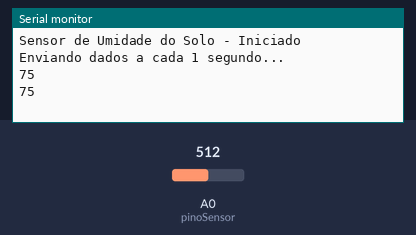
The sketch below on a simulated Arduino Uno, built with avr-gcc and run on an emulated ATmega328P. Parts: the last lines printed to the serial monitor. The test bench sets the inputs (shaded band); at power-on: A0 (pinoSensor) = 512.

Above: at 1.8 s.
1.9 s: A0 (pinoSensor) set to 716
At 2.8 s:
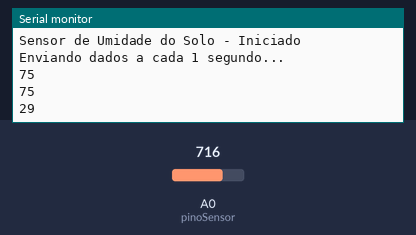
3.4 s: A0 (pinoSensor) set to 900
At 4.4 s:
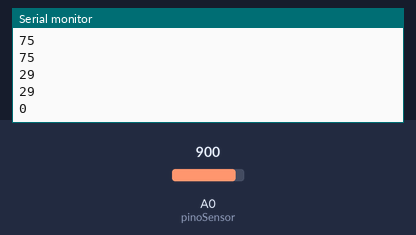
Timing chart, 0 to 6.4 s (numbered marks = the images above; inputs shaded):
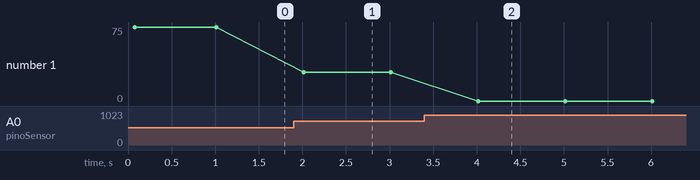

The sketch:

teste_umidade.ino
```cpp
// Código simplificado para sensor de umidade do solo
// Comunicação via porta serial (USB)

// Pino onde o sensor de umidade do solo está conectado
const int pinoSensor = A0;

// Variáveis para armazenar os valores
int valorSensor = 0;      // Valor lido diretamente do sensor (0-1023)
int umidadePercentual = 0; // Valor convertido para porcentagem (0-100%)

// Defina aqui os valores de calibragem do seu sensor
// Coloque o sensor no ar (seco) e anote o valor lido em 'valorSensorSeco'
// Mergulhe o sensor na água (úmido) e anote o valor em 'valorSensorUmido'
const int valorSensorSeco = 850;  // Exemplo: 850. Ajuste para o seu sensor.
const int valorSensorUmido = 400; // Exemplo: 400. Ajuste para o seu sensor.

void setup() {
  // Inicializa a comunicação serial
  Serial.begin(9600);

  // Aguarda a conexão serial ser estabelecida
  while (!Serial) {
    ; // Aguarda a porta serial estar disponível
  }

  Serial.println("Sensor de Umidade do Solo - Iniciado");
  Serial.println("Enviando dados a cada 1 segundo...");
}

void loop() {
  // Lê o valor do sensor
  valorSensor = analogRead(pinoSensor);

  // Converte (mapeia) o valor lido para uma escala de 0 a 100%
  umidadePercentual = map(valorSensor, valorSensorSeco, valorSensorUmido, 0, 100);

  // Garante que a porcentagem não saia do intervalo 0-100
  if (umidadePercentual > 100) {
    umidadePercentual = 100;
  }
  if (umidadePercentual < 0) {
    umidadePercentual = 0;
  }

  // Envia o valor da umidade pela porta serial
  Serial.println(umidadePercentual);

  // Aguarda 1 segundo antes da próxima leitura
  delay(1000);
}
```

Measured:
- after the input at 1.9 s, the serial monitor: prints a new line after 0.11 s (image 1)
- after the input at 3.4 s, the serial monitor: prints a new line after 0.61 s (image 2)
- plotted number 1: 75 → 29 after the input at 1.9 s, 29 → 0 after the input at 3.4 s
